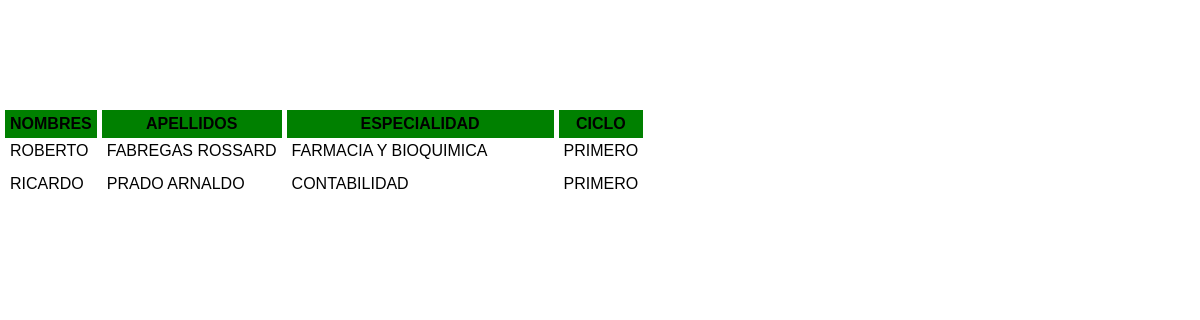
The app's page /consultas/consulta01.php with its own data.
### tables this page shows
CREATE TABLE `alumnos` (
  `codigo` int(11) NOT NULL,
  `nombres` varchar(50) NOT NULL,
  `apellidos` varchar(50) NOT NULL,
  `codespecialidad` int(11) NOT NULL,
  `codciclo` int(11) NOT NULL,
  `codcurso` int(11) NOT NULL,
  `promedio` float NOT NULL,
  `codciudad` int(11) NOT NULL
);

CREATE TABLE `especialidad` (
  `codigoespecialidad` int(11) NOT NULL,
  `especialidad` varchar(50) NOT NULL
);

CREATE TABLE `ciclo` (
  `codigocliclo` int(11) NOT NULL,
  `ciclo` varchar(50) NOT NULL
);

### consultas/consulta01.php (the view, shortened to what this page needs)
<?php
    $cn = Conectarse();
?>
<!DOCTYPE html>
<html lang="en">
<head>
    <link rel="stylesheet" href="estilos.css">
    <link rel="stylesheet" href="estilos.css">
</head>
<body>
    <div class="container">
        <TABLE BORDER=0 CELLSPACING=5 CELLPADDING=5>
            <TR class="tr-consultas" style= "position: sticky;top: 110px; z-index: 1; background: green;">
                <TH>NOMBRES</TH>
                <TH>APELLIDOS</TH>
                <TH>ESPECIALIDAD</TH>
                <TH>CICLO</TH>
            </TR>
            <?php
                $rslistar = "SELECT a.nombres, a.apellidos, e.especialidad, c.ciclo FROM alumnos a, especialidad e, ciclo c WHERE a.codespecialidad = e.codigoespecialidad AND a.codciclo = c.codigocliclo AND c.ciclo = 'PRIMERO';";
                $listar = mysqli_query($cn,$rslistar);
                while($rslistar=mysqli_fetch_array($listar)){
            ?>
            <TR style= "position: sticky;top: 115px;" class="tr-registros">
                <TD class="datos1"><?php echo $rslistar["nombres"];?></TD>
                <TD class="datos1"><?php echo $rslistar["apellidos"];?></TD>
                <TD class="datos"><?php echo $rslistar["especialidad"];?></TD>
                <TD class="datos"><?php echo $rslistar["ciclo"];?></TD>
            </TR>
            <?php }?>
        </TABLE>
    </div>
</body>
</html>

### css/estilos.css (style rules this page uses)
* { font-family: Arial, Helvetica, sans-serif; padding: 0; margin: 0; box-sizing: border-box; }
.tr-consultas th { padding: 5px; }
.tr-registros td { padding: 5px; }

### records on screen
alumnos: nombres "LUIS", apellidos "CALLA QUEVEDO", especialidad.especialidad "CIENCIAS DE LA COMUNICACION", ciclo.ciclo "PRIMERO"
alumnos: nombres "MARIA", apellidos "DIAZ RONCAL", especialidad.especialidad "CIENCIAS DE LA COMUNICACION", ciclo.ciclo "PRIMERO"
alumnos: nombres "MARISOL", apellidos "AGUIRRE CHUMBA", especialidad.especialidad "CONTABILIDAD", ciclo.ciclo "PRIMERO"
alumnos: nombres "ROBERTO", apellidos "FABREGAS ROSSARD", especialidad.especialidad "FARMACIA Y BIOQUIMICA", ciclo.ciclo "PRIMERO"
alumnos: nombres "RICARDO", apellidos "PRADO ARNALDO", especialidad.especialidad "CONTABILIDAD", ciclo.ciclo "PRIMERO"
